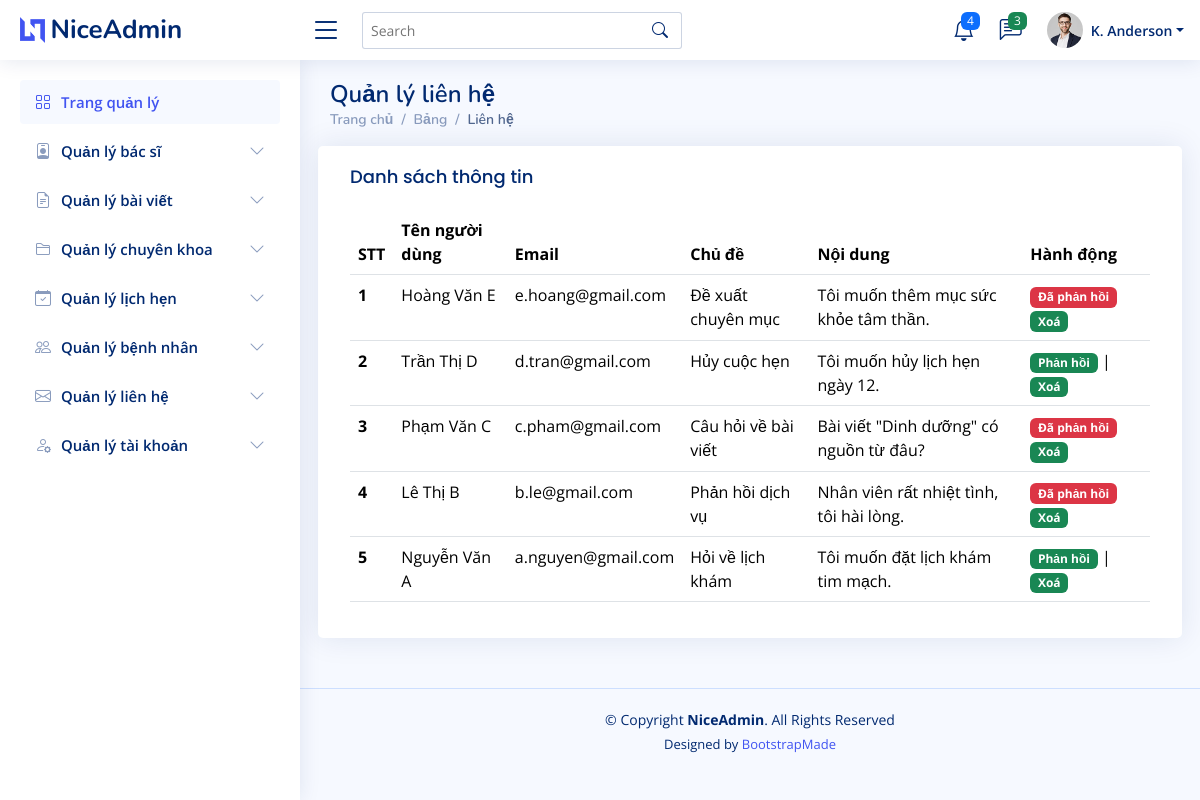
The app's page /admin/index.php?act=list_lienhe with its own data.
### tables this page shows
CREATE TABLE `contact` (
  `contact_id` int NOT NULL AUTO_INCREMENT,
  `contact_name` varchar(45) NOT NULL,
  `contact_email` varchar(45) NOT NULL,
  `subject` varchar(255) NOT NULL,
  `message` text NOT NULL,
  `replied` tinyint(1) DEFAULT NULL,
  PRIMARY KEY (`contact_id`)
);

### model/ketnoi/lienhe.php (called while the page is built, shortened)
<?php
    function hienthi_lienhe(){
        $conn= connectdb();
        $sql = "SELECT * FROM  contact
        ORDER BY contact_id DESC";
        $stmt = $conn->prepare($sql);
        $stmt->execute();
        $kqlienhe= $stmt->fetchAll();
        return $kqlienhe;
    }
?>

### admin/view/hienthi/lienhe/list_lienhe.php (the view, shortened to what this page needs)
<main id="main" class="main">
<div class="pagetitle">
  <h1>Quản lý liên hệ</h1>
  <nav>
    <ol class="breadcrumb">
      <li class="breadcrumb-item"><a href="index.php?act=trangchu">Trang chủ</a></li>
      <li class="breadcrumb-item">Bảng</li>
      <li class="breadcrumb-item active">Liên hệ</li>
    </ol>
  </nav>
</div>
<section class="section">
  <div class="row">
    <div class="card">
      <div class="card-body">
        <h5 class="card-title">Danh sách thông tin</h5>
        <table class="table datatable">
          <thead>
            <tr>
              <th scope="col">STT</th>
              <th scope="col">Tên người dùng</th>
              <th scope="col">Email</th>
              <th scope="col">Chủ đề</th>
              <th scope="col">Nội dung</th>
              <th>Hành động</th>
            </tr>
          </thead>
          <tbody>
          <?php
              if (isset($kqlienhe)) {
                  $i = 1;
                  foreach ($kqlienhe as $kq) {
                      echo '
                        <tr>
                          <th scope="row">'.$i++.'</th>
                          <td>'.$kq['contact_name'].'</td>
                          <td>'.$kq['contact_email'].'</td>
                          <td>'.$kq['subject'].'</td>
                          <td>'.$kq['message'].'</td>
                          <td>';
                      if ($kq['replied'] == 1) {
                          echo '<span class="badge bg-danger">Đã phản hồi</span>';
                      } else {
                          echo '
                            <a class="badge bg-success" href="#" data-bs-toggle="modal" data-bs-target="#replyModal" data-id="'.$kq['contact_id'].'" data-email="'.$kq['contact_email'].'"
                            data-name="'.$kq['contact_name'].'" data-subject="'.$kq['subject'].'" data-message="'.$kq['message'].'">Phản hồi</a> | ';
                      }
                      echo '
                            <a class="badge bg-success" href="index.php?act=xoa_lienhe&contact_id='.$kq['contact_id'].'" onclick="return confirm(\'Bạn có chắc chắn muốn xóa thông tin này không?\')">Xoá</a>
                          </td>
                        </tr>';
                  }
              }
              ?>
          </tbody>
        </table>
      </div>
    </div>
  </div>
</section>
</main>

### admin/assets/css/style.css (style rules this page uses)
:root { scroll-behavior: smooth; }
body { font-family: "Open Sans", sans-serif; background: #f6f9ff; color: #444444; }
a { color: #4154f1; text-decoration: none; }
h1, h2, h3, h4, h5, h6 { font-family: "Nunito", sans-serif; }
#main { margin-top: 60px; padding: 20px 30px; transition: all 0.3s; }
.pagetitle { margin-bottom: 10px; }
.pagetitle h1 { font-size: 24px; margin-bottom: 0; font-weight: 600; color: #012970; }
.card { margin-bottom: 30px; border: none; border-radius: 5px; box-shadow: 0px 0 30px rgba(1, 41, 112, 0.1); }
.card-title { padding: 20px 0 15px 0; font-size: 18px; font-weight: 500; color: #012970; font-family: "Poppins", sans-serif; }
.card-body { padding: 0 20px 20px 20px; }
.breadcrumb { font-size: 14px; font-family: "Nunito", sans-serif; color: #899bbd; font-weight: 600; }
.breadcrumb a { color: #899bbd; transition: 0.3s; }
.breadcrumb .breadcrumb-item::before { color: #899bbd; }
.breadcrumb .active { color: #51678f; font-weight: 600; }
@media (min-width: 1200px) { #main, #footer { margin-left: 300px; } }

### records on screen
contact: contact_name "Hoàng Văn E", contact_email "e.hoang@gmail.com", subject "Đề xuất chuyên mục", message "Tôi muốn thêm mục sức khỏe tâm thần.", replied "Đã phản hồi"
contact: contact_name "Trần Thị D", contact_email "d.tran@gmail.com", subject "Hủy cuộc hẹn", message "Tôi muốn hủy lịch hẹn ngày 12."
contact: contact_name "Phạm Văn C", contact_email "c.pham@gmail.com", subject "Câu hỏi về bài viết", message "Bài viết \"Dinh dưỡng\" có nguồn từ đâu?", replied "Đã phản hồi"
contact: contact_name "Lê Thị B", contact_email "b.le@gmail.com", subject "Phản hồi dịch vụ", message "Nhân viên rất nhiệt tình, tôi hài lòng.", replied "Đã phản hồi"
contact: contact_name "Nguyễn Văn A", contact_email "a.nguyen@gmail.com", subject "Hỏi về lịch khám", message "Tôi muốn đặt lịch khám tim mạch."
